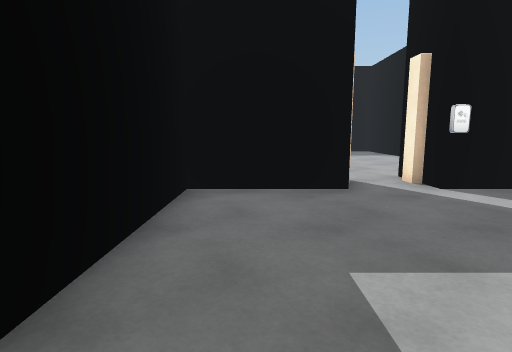
view 1 (above)

14 first-person views from a walk through a scene from a Unity 3-D project. The camera is 1.2 m above the floor, tilts 8° down and sees 80° across. The floor is counted in squares, 1 m on a side. Each view is taken from the middle of a square. On the plan, view 1 faces up. The plan holds only what a view shows up to about 13 squares ahead; the rest is blank. The place goes on beyond the plan. The player is left out. Some animated figures are left out. Some surface patterns are stand-ins.

view 2
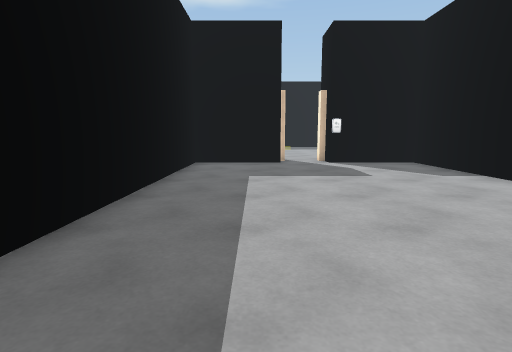

view 3
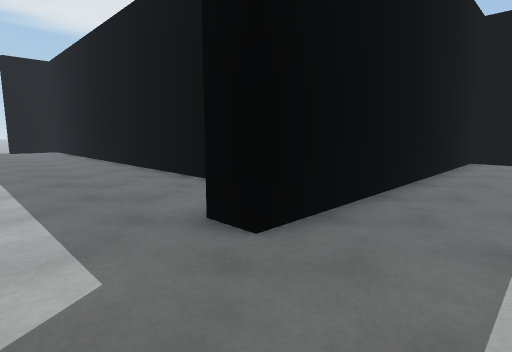

view 4
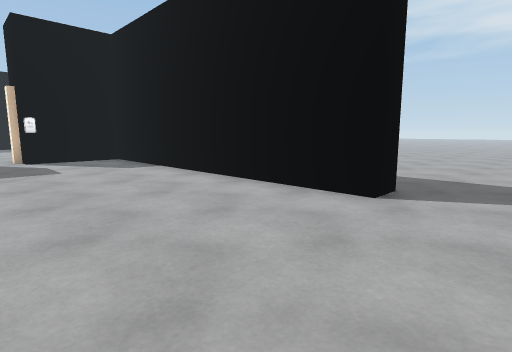

view 5
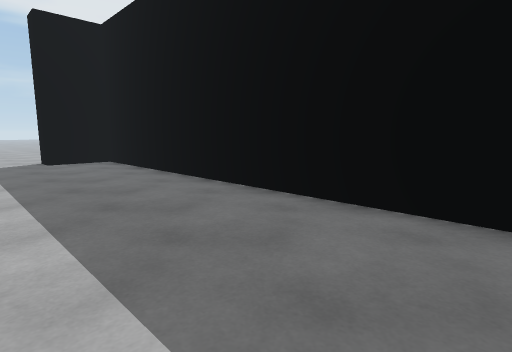

view 6
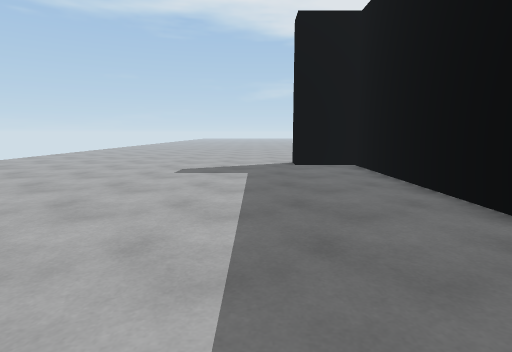

view 7
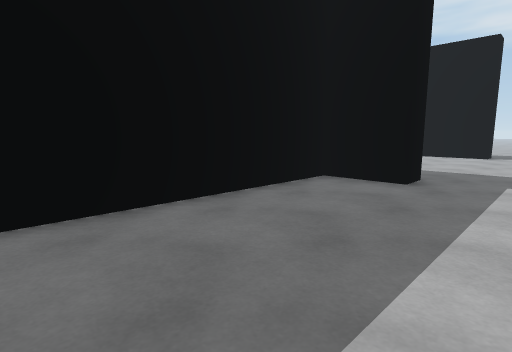

view 8
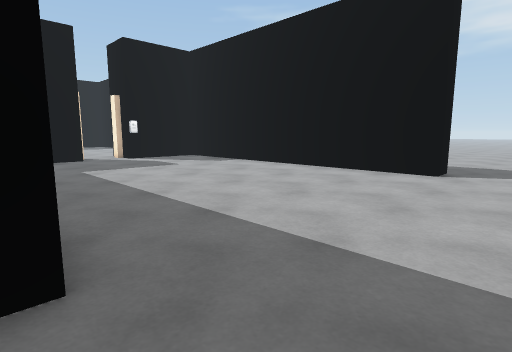

view 9
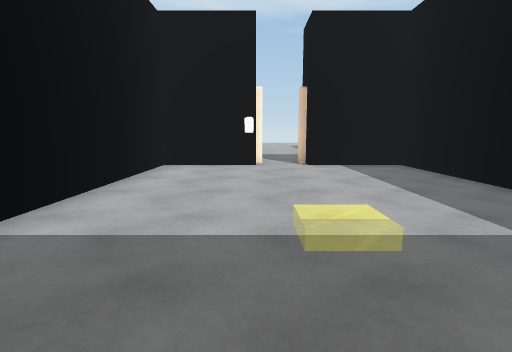

view 10
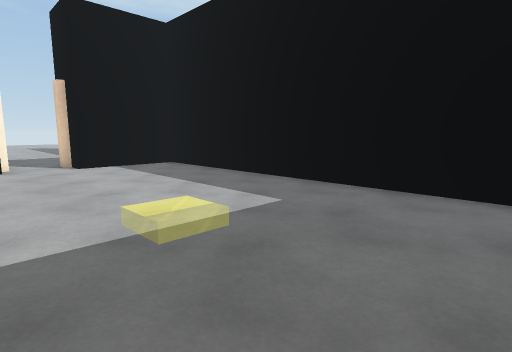

view 11
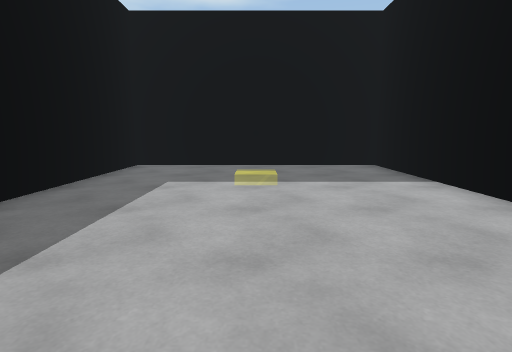

view 12
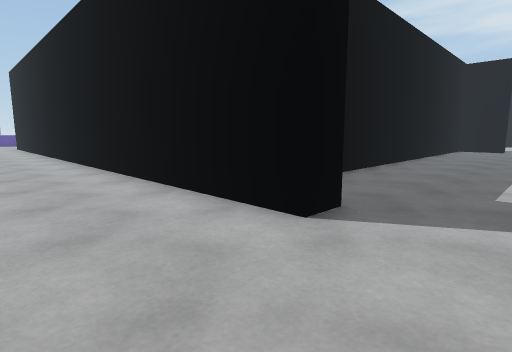

view 13
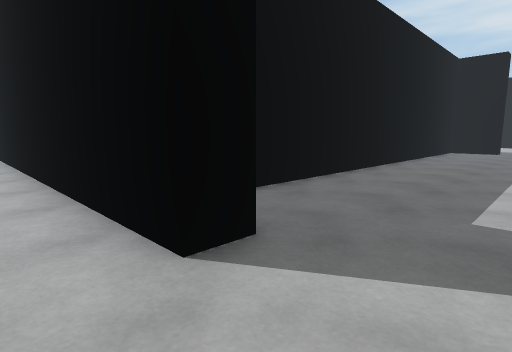

view 14
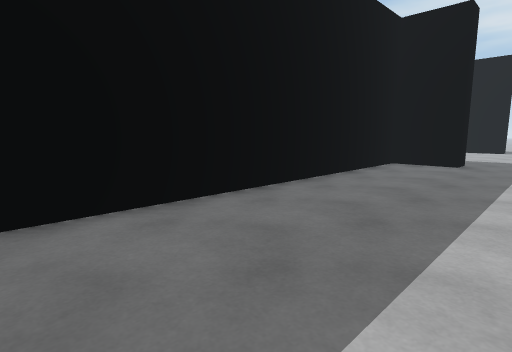

### Floor plan
Points are (right, up) in squares from view 1. A wall is a line through its corners. A room is listed if a view was taken in it or the views show most of it. See-through windows are left out.
Room 1 (views 1, 2, 3, 4, 5, 6, 7, 8, 14)
walls: (-1.4, -5.6) (-2.5, -5.6) (-2.5, -3.3) (-21.5, -3.3) (-21.5, -5.6) (-22.5, -5.6); (7.5, -5.6) (7.5, 6.5) (4, 6.5) (4, 8.5); (2.1, 6.5) (-1.5, 6.5) (-1.5, -3.6); (2, 8.5) (2, 7.8)
ways out: opening at (3, 7.5) to room 2; opening at (-22.7, -7) to room 3; opening at (6.3, -7) to room 3
Room 2 (views 9, 10, 11)
walls: (4, 8.5) (7.5, 8.5) (7.5, 20.5) (-1.5, 20.5) (-1.5, 8.5) (2, 8.5)
ways out: opening at (3, 7.5) to room 1
objects: other object (1, 8); other object (5, 8)
Room 3 (views 12, 13)
walls: (-22.5, -4.5) (-22.5, 8.9); (8.6, -5.6) (7.5, -5.6)
ways out: opening at (-22.7, -7) to room 1; opening at (6.3, -7) to room 1

Where each view was taken, in squares from view 1:
view 1: 0 up, 0 right, facing up
view 2: 6 down, 1 right, facing up
view 3: 8 down, 1 right, facing up-left
view 4: 8 down, 2 right, facing up-right
view 5: 8 down, 8 left, facing up-left
view 6: 7 down, 10 left, facing left
view 7: 8 down, 10 left, facing up-right
view 8: 8 down, 2 left, facing up-right
view 9: 20 up, 4 right, facing down
view 10: 20 up, 5 right, facing down-left
view 11: 9 up, 3 right, facing up
view 12: 8 down, 26 left, facing up-right
view 13: 8 down, 24 left, facing up-right
view 14: 8 down, 15 left, facing up-right
